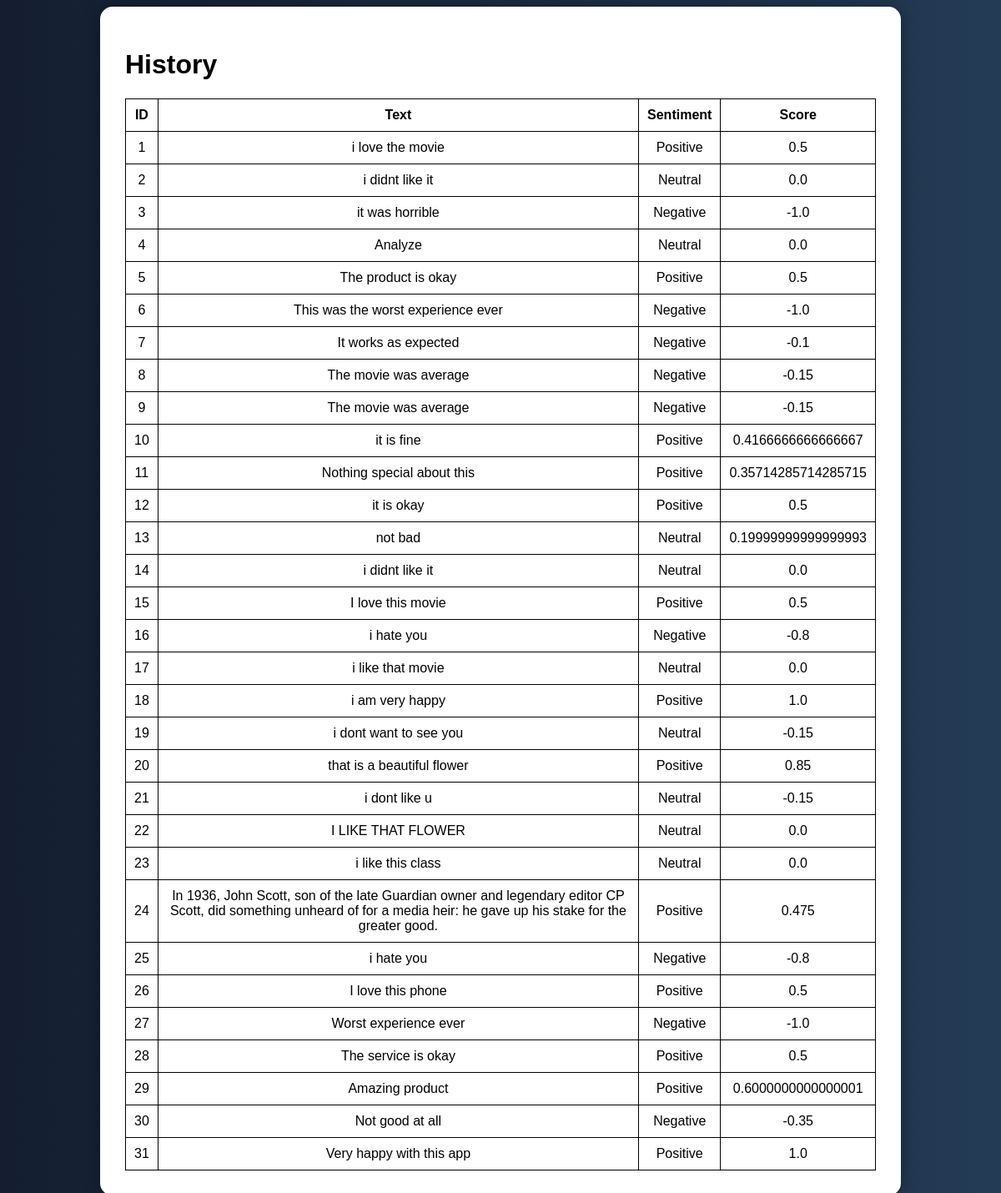
The app's page /history with its own data.
### tables this page shows
CREATE TABLE sentiments (
            id INTEGER PRIMARY KEY AUTOINCREMENT,
            text TEXT,
            sentiment TEXT,
            score REAL
        );

### app.py (the view)
@app.route("/history")
def history():
    data = fetch_all()
    return render_template(
        "history.html",
        data=data
    )

### db.py (called while the page is built)
def connect():
    return sqlite3.connect("data.db")

def fetch_all():
    conn = connect()
    cursor = conn.cursor()
    cursor.execute("SELECT * FROM sentiments")
    data = cursor.fetchall()
    conn.close()
    return data

### templates/history.html (shortened to what this page needs)
<!DOCTYPE html>
<html>
<head>
<link rel="stylesheet"
href="{{ url_for('static', filename='style.css') }}">
</head>
<body>
<div class="card">
<h1>History</h1>
<table>
<tr>
<th>ID</th>
<th>Text</th>
<th>Sentiment</th>
<th>Score</th>
</tr>
{% for row in data %}
<tr>
<td>{{ row[0] }}</td>
<td>{{ row[1] }}</td>
<td>{{ row[2] }}</td>
<td>{{ row[3] }}</td>
</tr>
{% endfor %}
</table>
</div>
</body>
</html>

### static/style.css (style rules this page uses)
body { background:linear-gradient(to right,#141e30,#243b55); font-family:Arial; color:white; display:flex; justify-content:center; align-items:center; min-height:100vh; }
.card { background:white; color:black; padding:30px; border-radius:15px; width:80%; max-width:900px; box-shadow:0 0 20px rgba(0,0,0,0.4); }
table { width:100%; border-collapse:collapse; margin-top:20px; }
table,th,td { border:1px solid black; }
th,td { padding:10px; text-align:center; }

### records on screen
sentiments: id "1", text "i love the movie", sentiment "Positive", score "0.5"
sentiments: id "2", text "i didnt like it", sentiment "Neutral", score "0.0"
sentiments: id "3", text "it was horrible", sentiment "Negative", score "-1.0"
sentiments: id "4", text "Analyze", sentiment "Neutral", score "0.0"
sentiments: id "5", text "The product is okay", sentiment "Positive", score "0.5"
sentiments: id "6", text "This was the worst experience ever", sentiment "Negative", score "-1.0"
sentiments: id "7", text "It works as expected", sentiment "Negative", score "-0.1"
sentiments: id "8", text "The movie was average", sentiment "Negative", score "-0.15"
sentiments: id "9", text "The movie was average", sentiment "Negative", score "-0.15"
sentiments: id "10", text "it is fine", sentiment "Positive", score "0.4166666666666667"
sentiments: id "11", text "Nothing special about this", sentiment "Positive", score "0.35714285714285715"
sentiments: id "12", text "it is okay", sentiment "Positive", score "0.5"
sentiments: id "13", text "not bad", sentiment "Neutral", score "0.19999999999999993"
sentiments: id "14", text "i didnt like it", sentiment "Neutral", score "0.0"
sentiments: id "15", text "I love this movie", sentiment "Positive", score "0.5"
sentiments: id "16", text "i hate you", sentiment "Negative", score "-0.8"
sentiments: id "17", text "i like that movie", sentiment "Neutral", score "0.0"
sentiments: id "18", text "i am very happy", sentiment "Positive", score "1.0"
sentiments: id "19", text "i dont want to see you", sentiment "Neutral", score "-0.15"
sentiments: id "20", text "that is a beautiful flower", sentiment "Positive", score "0.85"
sentiments: id "21", text "i dont like u", sentiment "Neutral", score "-0.15"
sentiments: id "22", text "I LIKE THAT FLOWER", sentiment "Neutral", score "0.0"
sentiments: id "23", text "i like this class", sentiment "Neutral", score "0.0"
sentiments: id "24", text "In 1936, John Scott, son of the late Guardian owner and legendary editor CP Scott, did something unheard of for a media heir: he gave up his stake for the greater good.", sentiment "Positive", score "0.475"
sentiments: id "25", text "i hate you", sentiment "Negative", score "-0.8"
sentiments: id "26", text "I love this phone", sentiment "Positive", score "0.5"
sentiments: id "27", text "Worst experience ever", sentiment "Negative", score "-1.0"
sentiments: id "28", text "The service is okay", sentiment "Positive", score "0.5"
sentiments: id "29", text "Amazing product", sentiment "Positive", score "0.6000000000000001"
sentiments: id "30", text "Not good at all", sentiment "Negative", score "-0.35"
sentiments: id "31", text "Very happy with this app", sentiment "Positive", score "1.0"
